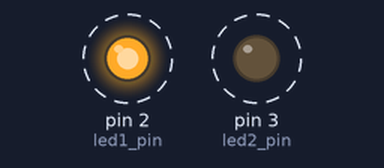
A sketch run on a simulated Arduino Uno, built with avr-gcc and run on an emulated ATmega328P. Shown: output pins drawn as LEDs (lit = HIGH). Dashed ring = blinking.

Above: at 0.2 s.
Timing chart, 0 to 3.0 s (numbered marks = the images above):
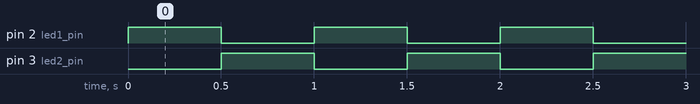

The sketch:

blink.ino
```cpp
#define led1_pin 2
#define led2_pin 3

void setup() {
    pinMode(led1_pin, OUTPUT);
    pinMode(led2_pin, OUTPUT);
}

void loop() {
    digitalWrite(led1_pin, HIGH);
    digitalWrite(led2_pin, LOW);
    delay(500);
    digitalWrite(led1_pin, LOW);
    digitalWrite(led2_pin, HIGH);
    delay(500);
}
```

Measured:
- by itself, pin 2 (led1_pin), pin 3 (led2_pin): alternates HIGH for 0.50 s and LOW for 0.50 s
